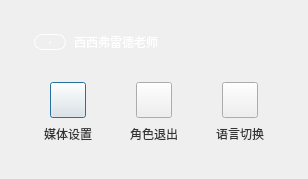
<?xml version="1.0" encoding="UTF-8"?>
<ui version="4.0">
 <class>MoreSettingWdg</class>
 <widget class="QDialog" name="MoreSettingWdg">
  <property name="geometry">
   <rect>
    <x>0</x>
    <y>0</y>
    <width>308</width>
    <height>179</height>
   </rect>
  </property>
  <property name="minimumSize">
   <size>
    <width>308</width>
    <height>179</height>
   </size>
  </property>
  <property name="maximumSize">
   <size>
    <width>308</width>
    <height>179</height>
   </size>
  </property>
  <property name="windowTitle">
   <string>Form</string>
  </property>
  <property name="styleSheet">
   <string notr="true"/>
  </property>
  <layout class="QVBoxLayout" name="verticalLayout">
   <property name="spacing">
    <number>0</number>
   </property>
   <property name="leftMargin">
    <number>10</number>
   </property>
   <property name="topMargin">
    <number>10</number>
   </property>
   <property name="rightMargin">
    <number>10</number>
   </property>
   <property name="bottomMargin">
    <number>10</number>
   </property>
   <item>
    <widget class="QWidget" name="backgroudWdg" native="true">
     <property name="styleSheet">
      <string notr="true">#backgroudWdg
{
	border-image: url(:/widget/img/widget/morechouse.png);
}
</string>
     </property>
     <layout class="QVBoxLayout" name="verticalLayout_2">
      <property name="spacing">
       <number>0</number>
      </property>
      <property name="leftMargin">
       <number>0</number>
      </property>
      <property name="topMargin">
       <number>0</number>
      </property>
      <property name="rightMargin">
       <number>0</number>
      </property>
      <property name="bottomMargin">
       <number>0</number>
      </property>
      <item>
       <widget class="QWidget" name="widget" native="true">
        <property name="minimumSize">
         <size>
          <width>0</width>
          <height>55</height>
         </size>
        </property>
        <property name="maximumSize">
         <size>
          <width>16777215</width>
          <height>55</height>
         </size>
        </property>
        <layout class="QHBoxLayout" name="horizontalLayout">
         <property name="spacing">
          <number>8</number>
         </property>
         <property name="leftMargin">
          <number>24</number>
         </property>
         <property name="topMargin">
          <number>18</number>
         </property>
         <property name="rightMargin">
          <number>24</number>
         </property>
         <property name="bottomMargin">
          <number>9</number>
         </property>
         <item>
          <widget class="QLabel" name="labRol">
           <property name="minimumSize">
            <size>
             <width>32</width>
             <height>16</height>
            </size>
           </property>
           <property name="maximumSize">
            <size>
             <width>32</width>
             <height>16</height>
            </size>
           </property>
           <property name="font">
            <font>
             <family>微软雅黑</family>
             <pointsize>-1</pointsize>
             <weight>50</weight>
             <italic>false</italic>
             <bold>false</bold>
            </font>
           </property>
           <property name="styleSheet">
            <string notr="true">#labRol{
color: rgb(255, 255, 255);

font: 10px &quot;微软雅黑&quot;;
border-width: 1px;
border-radius:8px;
border-style:solid;
border-color: rgb(255, 255, 255);
}
</string>
           </property>
           <property name="text">
            <string>讲师</string>
           </property>
           <property name="alignment">
            <set>Qt::AlignCenter</set>
           </property>
          </widget>
         </item>
         <item>
          <widget class="QLabel" name="labNick">
           <property name="styleSheet">
            <string notr="true">color: rgb(255, 255, 255);
font: 14px &quot;微软雅黑&quot;;</string>
           </property>
           <property name="text">
            <string>西西弗雷德老师</string>
           </property>
          </widget>
         </item>
         <item>
          <widget class="TrophyWdg" name="trophyWg" native="true">
           <property name="minimumSize">
            <size>
             <width>66</width>
             <height>28</height>
            </size>
           </property>
           <property name="maximumSize">
            <size>
             <width>66</width>
             <height>28</height>
            </size>
           </property>
          </widget>
         </item>
        </layout>
       </widget>
      </item>
      <item>
       <spacer name="verticalSpacer">
        <property name="orientation">
         <enum>Qt::Vertical</enum>
        </property>
        <property name="sizeHint" stdset="0">
         <size>
          <width>20</width>
          <height>12</height>
         </size>
        </property>
       </spacer>
      </item>
      <item>
       <layout class="QHBoxLayout" name="horizontalLayout_3">
        <property name="spacing">
         <number>0</number>
        </property>
        <item>
         <spacer name="horizontalSpacer_11">
          <property name="orientation">
           <enum>Qt::Horizontal</enum>
          </property>
          <property name="sizeType">
           <enum>QSizePolicy::Fixed</enum>
          </property>
          <property name="sizeHint" stdset="0">
           <size>
            <width>34</width>
            <height>20</height>
           </size>
          </property>
         </spacer>
        </item>
        <item>
         <layout class="QGridLayout" name="gridLayout_4">
          <property name="horizontalSpacing">
           <number>0</number>
          </property>
          <property name="verticalSpacing">
           <number>7</number>
          </property>
          <item row="0" column="0">
           <spacer name="hSpMedia1">
            <property name="orientation">
             <enum>Qt::Horizontal</enum>
            </property>
            <property name="sizeHint" stdset="0">
             <size>
              <width>6</width>
              <height>20</height>
             </size>
            </property>
           </spacer>
          </item>
          <item row="0" column="1">
           <widget class="QPushButton" name="btnMedia">
            <property name="minimumSize">
             <size>
              <width>36</width>
              <height>36</height>
             </size>
            </property>
            <property name="maximumSize">
             <size>
              <width>36</width>
              <height>36</height>
             </size>
            </property>
            <property name="styleSheet">
             <string notr="true">QPushButton{
	border-image: url(:/button/img/button/setting_Normal.png);
}

QPushButton:hover{
	
	border-image: url(:/button/img/button/setting_Click.png);
}

QPushButton:pressed{
	border-image: url(:/button/img/button/setting_Normal.png);
}

QPushButton:disable{
	border-image: url(:/button/img/button/setting_Normal.png);
}</string>
            </property>
            <property name="text">
             <string/>
            </property>
           </widget>
          </item>
          <item row="0" column="2">
           <spacer name="hSpMedia2">
            <property name="orientation">
             <enum>Qt::Horizontal</enum>
            </property>
            <property name="sizeHint" stdset="0">
             <size>
              <width>6</width>
              <height>20</height>
             </size>
            </property>
           </spacer>
          </item>
          <item row="1" column="0" colspan="3">
           <widget class="QLabel" name="labMedia">
            <property name="sizePolicy">
             <sizepolicy hsizetype="Fixed" vsizetype="Preferred">
              <horstretch>0</horstretch>
              <verstretch>0</verstretch>
             </sizepolicy>
            </property>
            <property name="minimumSize">
             <size>
              <width>48</width>
              <height>0</height>
             </size>
            </property>
            <property name="maximumSize">
             <size>
              <width>48</width>
              <height>16777215</height>
             </size>
            </property>
            <property name="styleSheet">
             <string notr="true">font: 12px &quot;微软雅黑&quot;;
color: rgb(51, 51, 51);</string>
            </property>
            <property name="text">
             <string>媒体设置</string>
            </property>
            <property name="alignment">
             <set>Qt::AlignCenter</set>
            </property>
           </widget>
          </item>
         </layout>
        </item>
        <item>
         <spacer name="hSpMedia">
          <property name="orientation">
           <enum>Qt::Horizontal</enum>
          </property>
          <property name="sizeType">
           <enum>QSizePolicy::Fixed</enum>
          </property>
          <property name="sizeHint" stdset="0">
           <size>
            <width>38</width>
            <height>20</height>
           </size>
          </property>
         </spacer>
        </item>
        <item>
         <layout class="QGridLayout" name="gridLayout_6">
          <property name="horizontalSpacing">
           <number>0</number>
          </property>
          <property name="verticalSpacing">
           <number>7</number>
          </property>
          <item row="0" column="0">
           <spacer name="horizontalSpacer_18">
            <property name="orientation">
             <enum>Qt::Horizontal</enum>
            </property>
            <property name="sizeHint" stdset="0">
             <size>
              <width>6</width>
              <height>20</height>
             </size>
            </property>
           </spacer>
          </item>
          <item row="0" column="1">
           <widget class="QPushButton" name="btnRolQuit">
            <property name="minimumSize">
             <size>
              <width>36</width>
              <height>36</height>
             </size>
            </property>
            <property name="maximumSize">
             <size>
              <width>36</width>
              <height>36</height>
             </size>
            </property>
            <property name="styleSheet">
             <string notr="true">QPushButton{
	border-image: url(:/button/img/button/quit_Normal.png);
}

QPushButton:hover{
	border-image: url(:/button/img/button/quit_Click Copy.png);
}

QPushButton:pressed{
	border-image: url(:/button/img/button/quit_Normal.png);
}

QPushButton:disable{
	border-image: url(:/button/img/button/quit_Normal.png);
}</string>
            </property>
            <property name="text">
             <string/>
            </property>
           </widget>
          </item>
          <item row="0" column="2">
           <spacer name="horizontalSpacer_19">
            <property name="orientation">
             <enum>Qt::Horizontal</enum>
            </property>
            <property name="sizeHint" stdset="0">
             <size>
              <width>6</width>
              <height>20</height>
             </size>
            </property>
           </spacer>
          </item>
          <item row="1" column="0" colspan="3">
           <widget class="QLabel" name="label_6">
            <property name="minimumSize">
             <size>
              <width>48</width>
              <height>0</height>
             </size>
            </property>
            <property name="maximumSize">
             <size>
              <width>48</width>
              <height>16777215</height>
             </size>
            </property>
            <property name="styleSheet">
             <string notr="true">font: 12px &quot;微软雅黑&quot;;
color: rgb(51, 51, 51);</string>
            </property>
            <property name="text">
             <string>角色退出</string>
            </property>
            <property name="alignment">
             <set>Qt::AlignCenter</set>
            </property>
           </widget>
          </item>
         </layout>
        </item>
        <item>
         <spacer name="hSpLaguage3">
          <property name="orientation">
           <enum>Qt::Horizontal</enum>
          </property>
          <property name="sizeType">
           <enum>QSizePolicy::Fixed</enum>
          </property>
          <property name="sizeHint" stdset="0">
           <size>
            <width>38</width>
            <height>20</height>
           </size>
          </property>
         </spacer>
        </item>
        <item>
         <layout class="QGridLayout" name="gridLayout_5">
          <property name="horizontalSpacing">
           <number>0</number>
          </property>
          <property name="verticalSpacing">
           <number>7</number>
          </property>
          <item row="0" column="0">
           <spacer name="hSpLaguage">
            <property name="orientation">
             <enum>Qt::Horizontal</enum>
            </property>
            <property name="sizeHint" stdset="0">
             <size>
              <width>6</width>
              <height>20</height>
             </size>
            </property>
           </spacer>
          </item>
          <item row="0" column="1">
           <widget class="QPushButton" name="btnLaguage">
            <property name="minimumSize">
             <size>
              <width>36</width>
              <height>36</height>
             </size>
            </property>
            <property name="maximumSize">
             <size>
              <width>36</width>
              <height>36</height>
             </size>
            </property>
            <property name="styleSheet">
             <string notr="true">QPushButton{
	border-image: url(:/button/img/button/languge_Normal.png);
}

QPushButton:hover{
	border-image: url(:/button/img/button/languge_Click.png);
}

QPushButton:pressed{
	border-image: url(:/button/img/button/languge_Normal.png);
}

QPushButton:disable{
	border-image: url(:/button/img/button/languge_Normal.png);
}</string>
            </property>
            <property name="text">
             <string/>
            </property>
           </widget>
          </item>
          <item row="0" column="2">
           <spacer name="hSpLaguage2">
            <property name="orientation">
             <enum>Qt::Horizontal</enum>
            </property>
            <property name="sizeHint" stdset="0">
             <size>
              <width>6</width>
              <height>20</height>
             </size>
            </property>
           </spacer>
          </item>
          <item row="1" column="0" colspan="3">
           <widget class="QLabel" name="labLaguage">
            <property name="minimumSize">
             <size>
              <width>48</width>
              <height>0</height>
             </size>
            </property>
            <property name="maximumSize">
             <size>
              <width>48</width>
              <height>16777215</height>
             </size>
            </property>
            <property name="styleSheet">
             <string notr="true">font: 12px &quot;微软雅黑&quot;;
color: rgb(51, 51, 51);</string>
            </property>
            <property name="text">
             <string>语言切换</string>
            </property>
            <property name="alignment">
             <set>Qt::AlignCenter</set>
            </property>
           </widget>
          </item>
         </layout>
        </item>
        <item>
         <spacer name="horizontalSpacer_20">
          <property name="orientation">
           <enum>Qt::Horizontal</enum>
          </property>
          <property name="sizeType">
           <enum>QSizePolicy::Expanding</enum>
          </property>
          <property name="sizeHint" stdset="0">
           <size>
            <width>0</width>
            <height>0</height>
           </size>
          </property>
         </spacer>
        </item>
       </layout>
      </item>
      <item>
       <spacer name="verticalSpacer_2">
        <property name="orientation">
         <enum>Qt::Vertical</enum>
        </property>
        <property name="sizeType">
         <enum>QSizePolicy::Fixed</enum>
        </property>
        <property name="sizeHint" stdset="0">
         <size>
          <width>20</width>
          <height>26</height>
         </size>
        </property>
       </spacer>
      </item>
     </layout>
    </widget>
   </item>
  </layout>
 </widget>
 <customwidgets>
  <customwidget>
   <class>TrophyWdg</class>
   <extends>QWidget</extends>
   <header>trophywdg.h</header>
   <container>1</container>
  </customwidget>
 </customwidgets>
 <resources>
  <include location="../../VLive/VLive.qrc"/>
 </resources>
 <connections/>
</ui>
